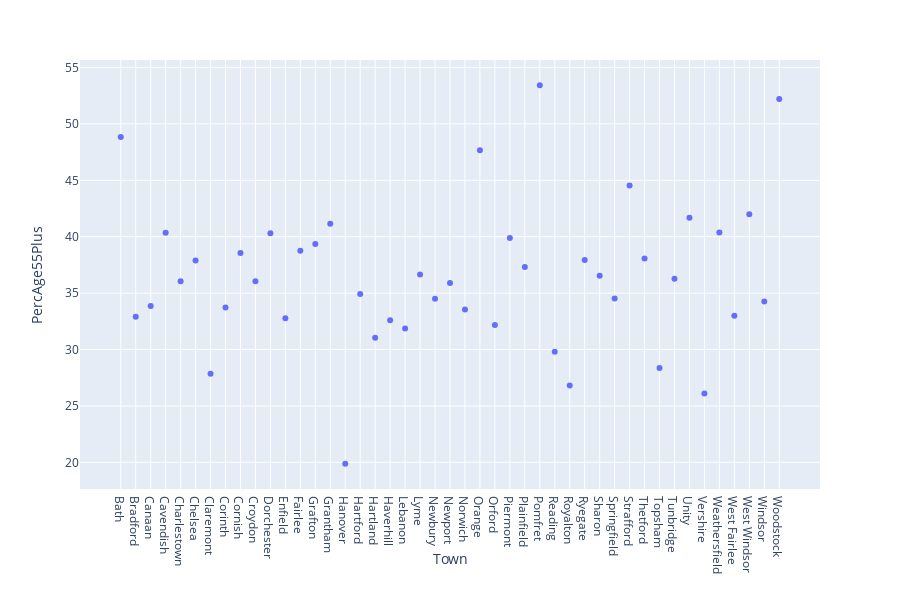

Write notebook code for a chart like this one.
### Markdown cell above
# Data Visualization 
## What is the average age of people who donated?

### Code cell
px.scatter(bigdata, x="Town", y="PercAge55Plus", hover_name="U_Tot_Amt")

### Figure 1 — Plotly figure (JSON) as saved in the notebook; plotly's stock layout.template omitted (floating-point values rounded to 4 significant figures; data arrays with more than 128 entries replaced by an {"elided": "..."} marker saying what was removed)
{"data": [{"hovertemplate": "<b>%{hovertext}</b><br><br>Town=%{x}<br>PercAge55Plus=%{y}<extra></extra>", "hovertext": {"elided": "13273 float values"}, "legendgroup": "", "marker": {"color": "#636efa", "symbol": "circle"}, "mode": "markers", "name": " ", "showlegend": false, "type": "scatter", "uid": "e05b4405-71f7-49b5-ae9b-06eb11d685b5", "x": {"elided": "13273 str values"}, "xaxis": "x", "y": {"elided": "13273 float values"}, "yaxis": "y"}], "layout": {"grid": {"xaxes": ["x"], "xgap": 0.1, "xside": "bottom", "yaxes": ["y"], "ygap": 0.1, "yside": "left"}, "height": 600, "legend": {"tracegroupgap": 0}, "margin": {"t": 60}, "xaxis": {"title": {"text": "Town"}}, "yaxis": {"title": {"text": "PercAge55Plus"}}}}
